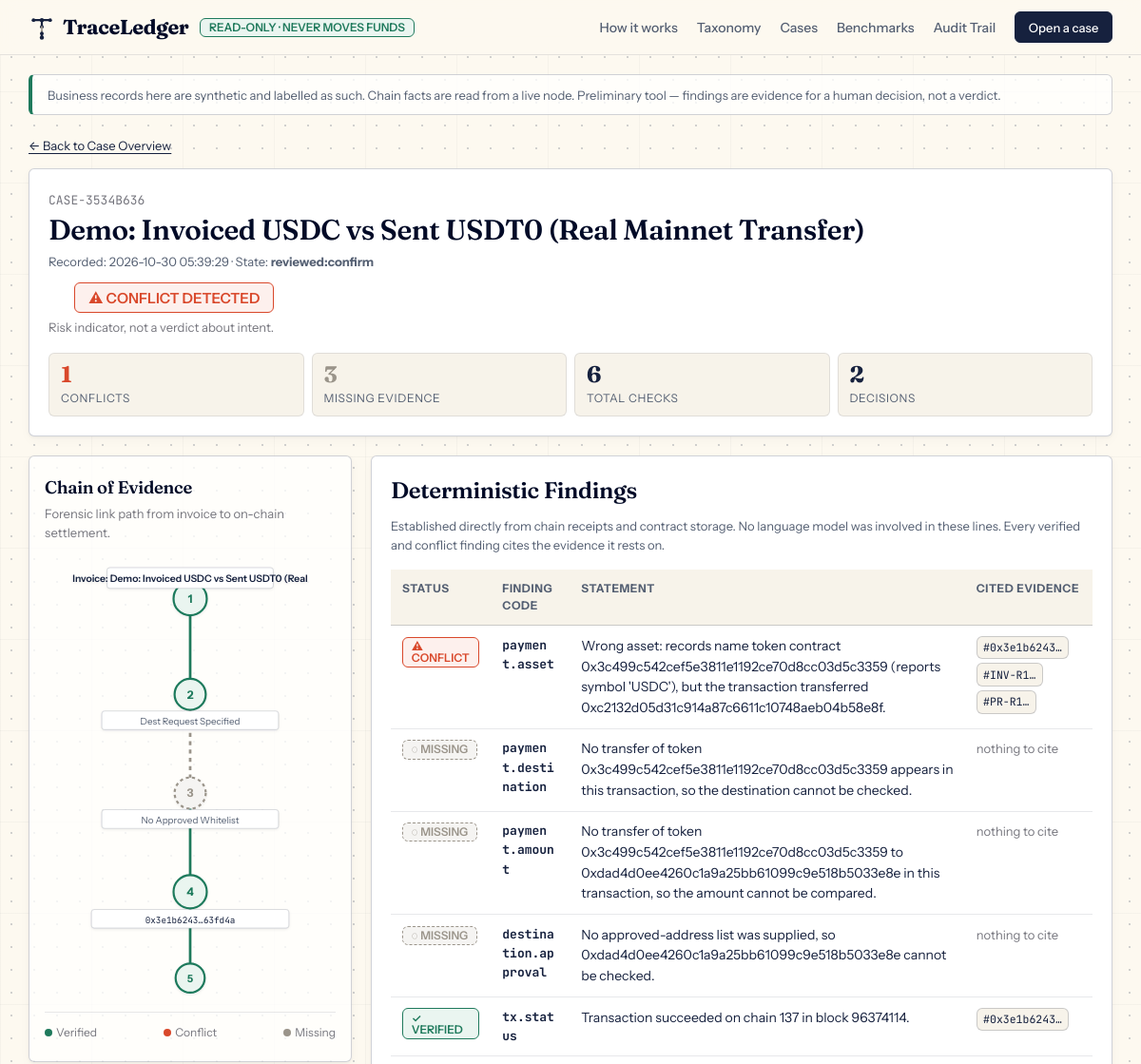
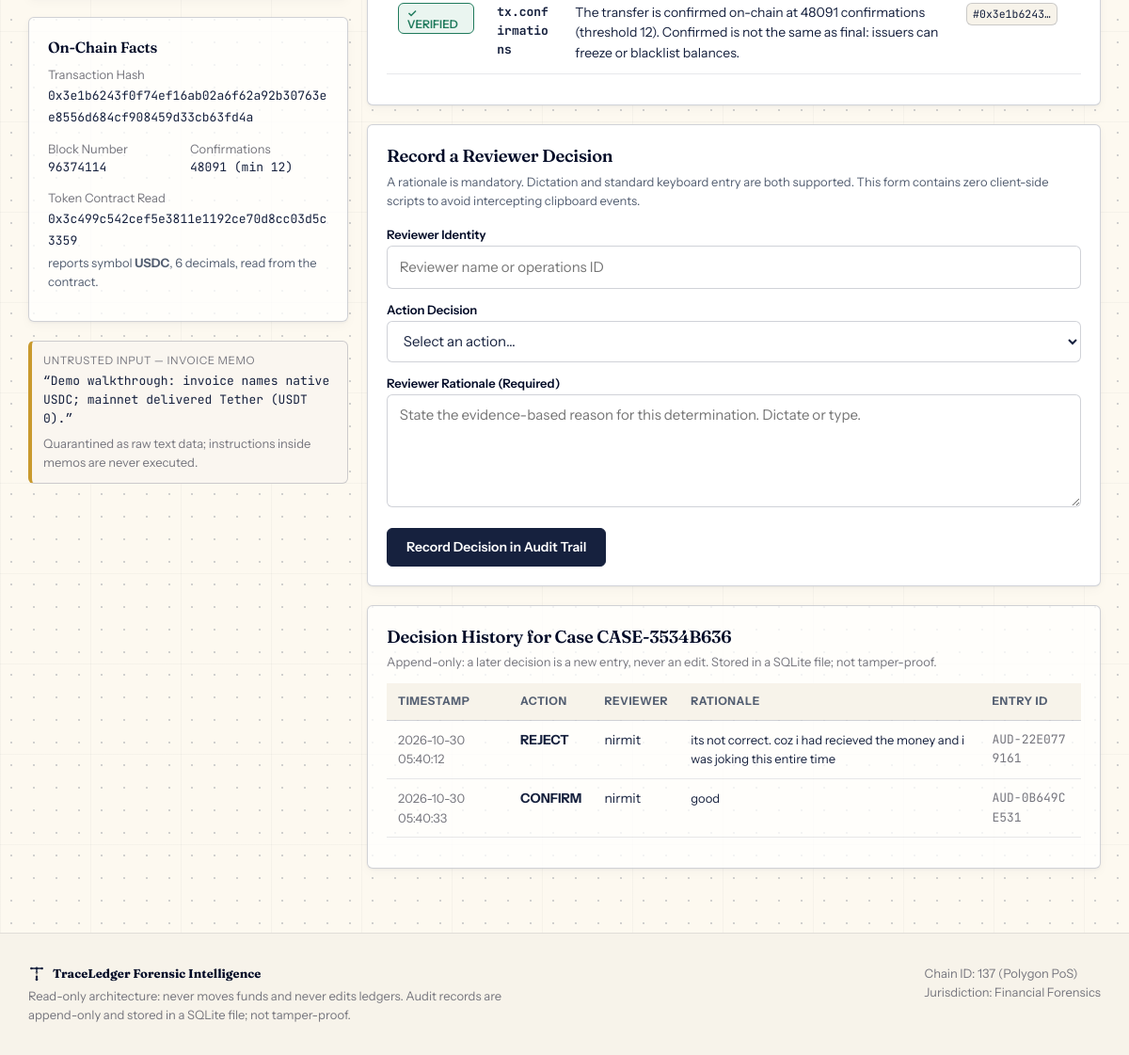
Screenshot of /case/CASE-3534B636 with the database file from the repository (2 pictures, top to bottom).
### tables this page shows
CREATE TABLE cases (
    case_id      TEXT PRIMARY KEY,
    title        TEXT NOT NULL,
    created_at   REAL NOT NULL,
    state        TEXT NOT NULL,
    tx_hash      TEXT,
    payload      TEXT NOT NULL      -- the case inputs as JSON
);

CREATE TABLE findings (
    case_id      TEXT NOT NULL,
    seq          INTEGER NOT NULL,
    code         TEXT NOT NULL,
    status       TEXT NOT NULL,
    summary      TEXT NOT NULL,
    evidence_ids TEXT NOT NULL,
    detail       TEXT NOT NULL,
    PRIMARY KEY (case_id, seq)
);

CREATE TABLE audit_log (
    entry_id     TEXT PRIMARY KEY,
    case_id      TEXT NOT NULL,
    at           REAL NOT NULL,
    actor        TEXT NOT NULL,
    action       TEXT NOT NULL,
    rationale    TEXT NOT NULL,
    context      TEXT NOT NULL      -- what the reviewer was looking at, as JSON
);

### traceledger/web/app.py (the view)
    @app.route("/case/<case_id>")
    def case_detail(case_id: str):
        case = store.get_case(case_id)
        if case is None:
            abort(404)
        findings = store.get_findings(case_id)
        findings.sort(key=lambda f: STATUS_ORDER.get(Status(f["status"]), 9))
        return render_template(
            "case.html", case=case, findings=findings,
            report=store.get_report(case_id),
            audit=store.audit_trail(case_id), actions=REVIEW_ACTIONS,
            conflict_count=sum(1 for f in findings if f["status"] == "CONFLICT"),
            missing_count=sum(1 for f in findings if f["status"] == "MISSING"))

### traceledger/store.py (called while the page is built)
    def get_case(self, case_id: str) -> dict[str, Any] | None:
        row = self._conn.execute("SELECT * FROM cases WHERE case_id = ?", (case_id,)).fetchone()
        if row is None:
            return None
        case = dict(row)
        case["payload"] = json.loads(case["payload"])
        return case

    def get_findings(self, case_id: str) -> list[dict[str, Any]]:
        rows = self._conn.execute(
            "SELECT * FROM findings WHERE case_id = ? ORDER BY seq", (case_id,)).fetchall()
        out = []
        for row in rows:
            finding = dict(row)
            finding["evidence_ids"] = json.loads(finding["evidence_ids"])
            finding["detail"] = json.loads(finding["detail"])
            out.append(finding)
        return out

    def get_report(self, case_id: str) -> dict[str, Any] | None:
        row = self._conn.execute(
            "SELECT payload FROM reports WHERE case_id = ?", (case_id,)).fetchone()
        return json.loads(row["payload"]) if row else None

    def audit_trail(self, case_id: str | None = None) -> list[AuditEntry]:
        if case_id:
            rows = self._conn.execute(
                "SELECT * FROM audit_log WHERE case_id = ? ORDER BY at", (case_id,)).fetchall()
        else:
            rows = self._conn.execute("SELECT * FROM audit_log ORDER BY at DESC").fetchall()
        return [AuditEntry(entry_id=r["entry_id"], case_id=r["case_id"], at=r["at"],
                           actor=r["actor"], action=r["action"], rationale=r["rationale"],
                           context=json.loads(r["context"])) for r in rows]

### traceledger/web/templates/case.html (shortened to what this page needs)
{% extends "base.html" %}
{% block content %}
<div style="margin-bottom: var(--space-md);">
  <a href="{{ url_for('index') }}" class="text-small">&larr; Back to Case Overview</a>
</div>
<section class="vellum-card-solid">
  <div
    style="display: flex; justify-content: space-between; align-items: flex-start; flex-wrap: wrap; gap: var(--space-md); margin-bottom: 1rem;">
    <div>
      <span class="text-mono text-small text-muted">{{ case.case_id }}</span>
      <h1 style="font-size: 1.85rem; margin-top: 0.2rem; margin-bottom: 0.35rem;">{{ case.title }}</h1>
      <p class="text-small text-secondary" style="margin-bottom: 0;">
        Recorded: {{ case.created_at | ts }} &middot; State: <strong>{{ case.state }}</strong>
      </p>
    </div>
    <div style="text-align: right;">
      {% if conflict_count > 0 %}
      <div class="badge badge-conflict" style="font-size: 0.95rem; padding: 0.45rem 0.85rem;">
        ⚠ CONFLICT DETECTED
      </div>
      <div class="text-small text-muted" style="margin-top: 0.35rem; max-width: 260px;">
        Risk indicator, not a verdict about intent.
      </div>
      {% endif %}
    </div>
  </div>
  <div class="grid grid-stats">
    <div class="stat-box">
      <div class="stat-val" style="color: var(--state-conflict);">{{ conflict_count }}</div>
      <div class="stat-lbl">Conflicts</div>
    </div>
    <div class="stat-box">
      <div class="stat-val" style="color: var(--state-missing);">{{ missing_count }}</div>
      <div class="stat-lbl">Missing Evidence</div>
    </div>
    <div class="stat-box">
      <div class="stat-val">{{ findings | length }}</div>
      <div class="stat-lbl">Total Checks</div>
    </div>
    <div class="stat-box">
      <div class="stat-val">{{ audit | length }}</div>
      <div class="stat-lbl">Decisions</div>
    </div>
  </div>
</section>
<div class="grid grid-main-side">
  <div>
    {% include "partials/evidence_graph.html" %}
    <div class="vellum-card" style="margin-top: var(--space-lg);">
      <h3 style="font-size: 1rem; margin-bottom: 0.5rem;">On-Chain Facts</h3>
      {% if case.tx_hash %}
      <div style="margin-bottom: 0.75rem;">
        <div class="text-small text-muted">Transaction Hash</div>
        <code class="text-mono text-small">{{ case.tx_hash }}</code>
      </div>
      <div class="grid grid-2col" style="gap: var(--space-xs); margin-bottom: 0.75rem;">
        <div>
          <div class="text-small text-muted">Block Number</div>
          <div class="text-mono text-small">{{ case.payload.facts.block_number or '—' }}</div>
        </div>
        <div>
          <div class="text-small text-muted">Confirmations</div>
          <div class="text-mono text-small">{{ case.payload.facts.confirmations or '—' }} (min 12)</div>
        </div>
      </div>
      <div style="margin-bottom: 0.75rem;">
        <div class="text-small text-muted">Token Contract Read</div>
        <code class="text-mono text-small">{{ case.payload.token.address }}</code>
        <div class="text-small text-secondary" style="margin-top: 2px;">
          reports symbol <strong>{{ case.payload.token.symbol }}</strong>, {{ case.payload.token.decimals }} decimals,
          read from the contract.
        </div>
      </div>
      {% else %}
      <p class="text-small text-muted">No transaction hash linked to this case.</p>
      {% endif %}
    </div>
    {% if case.payload.invoice and case.payload.invoice.memo %}
    <div class="untrusted-input-box">
      <span class="label">Untrusted Input &mdash; Invoice Memo</span>
      <div style="word-break: break-all;">
        &ldquo;{{ case.payload.invoice.memo | e }}&rdquo;
      </div>
      <div class="text-small text-muted" style="margin-top: 0.35rem; font-family: var(--font-sans);">
        Quarantined as raw text data; instructions inside memos are never executed.
      </div>
    </div>
    {% endif %}
  </div>
  <div>
    <section class="vellum-card-solid">
      <h2>Deterministic Findings</h2>
      <p class="text-small text-secondary" style="margin-bottom: 1rem;">
        Established directly from chain receipts and contract storage. No language model was involved in these lines.
        Every verified and conflict finding cites the evidence it rests on.
      </p>
      <div class="table-wrap">
        <table>
          <thead>
            <tr>
              <th>Status</th>
              <th>Finding Code</th>
              <th>Statement</th>
              <th>Cited Evidence</th>
            </tr>
          </thead>
          <tbody>
            {% for f in findings %}
            <tr id="finding-{{ f.code }}" class="finding-card">
              <td>
                {% if f.status == 'VERIFIED' %}
                <span class="badge badge-verified">✓ VERIFIED</span>
                {% elif f.status == 'CONFLICT' %}
                <span class="badge badge-conflict">⚠ CONFLICT</span>
                {% elif f.status == 'MISSING' %}
                <span class="badge badge-missing">◌ MISSING</span>
                {% else %}
                <span class="badge badge-unresolved">◬ {{ f.status }}</span>
                {% endif %}
              </td>
              <td class="text-mono text-small">
                <strong>{{ f.code }}</strong>
              </td>
              <td>{{ f.summary }}</td>
              <td>
                {% if f.evidence_ids %}
                {% for ev in f.evidence_ids %}
                <a href="#ev-{{ ev }}" class="citation-chip" title="Evidence item {{ ev }}">
                  #{{ ev[:10] }}…
                </a>
                {% endfor %}
                {% else %}
                <span class="text-small text-muted">nothing to cite</span>
                {% endif %}
              </td>
            </tr>
            {% endfor %}
          </tbody>
        </table>
      </div>
    </section>
    {% include "partials/review_form.html" %}
    {% if audit %}
    <section class="vellum-card" style="margin-top: var(--space-lg);">
      <h3>Decision History for Case {{ case.case_id }}</h3>
      <p class="text-small text-muted" style="margin-bottom: 0.75rem;">
        Append-only: a later decision is a new entry, never an edit. Stored in a SQLite file; not tamper-proof.
      </p>
      <div class="table-wrap">
        <table>
          <thead>
            <tr>
              <th>Timestamp</th>
              <th>Action</th>
              <th>Reviewer</th>
              <th>Rationale</th>
              <th>Entry ID</th>
            </tr>
          </thead>
          <tbody>
            {% for a in audit %}
            <tr>
              <td class="text-small text-muted">{{ a.at | ts }}</td>
              <td><strong>{{ a.action | replace('_', ' ') | upper }}</strong></td>
              <td>{{ a.actor }}</td>
              <td class="text-small">{{ a.rationale }}</td>
              <td class="text-mono text-small text-muted">{{ a.entry_id }}</td>
            </tr>
            {% endfor %}
          </tbody>
        </table>
      </div>
    </section>
    {% endif %}
  </div>
</div>
{% endblock %}

### traceledger/web/templates/partials/evidence_graph.html (shortened to what this page needs)
<div class="vellum-card" style="padding: 1.25rem 1rem;">
  <h3 style="margin-bottom: 0.25rem;">Chain of Evidence</h3>
  <p class="text-small text-muted" style="margin-bottom: 1rem;">
    Forensic link path from invoice to on-chain settlement.
  </p>
  <svg viewBox="0 0 280 430" class="evidence-chain-svg" xmlns="http://www.w3.org/2000/svg" aria-label="Evidence chain graph">
    {% set has_asset_conflict = false %}
    {% set has_dest_conflict = false %}
    {% set has_revert = false %}
    {% set has_missing_dest = false %}
    {% set has_missing_evidence = false %}
    {% for f in findings %}
      {% if f.code == 'payment.asset' and f.status == 'CONFLICT' %}{% set has_asset_conflict = true %}{% endif %}
      {% if f.code == 'payment.destination' and f.status == 'CONFLICT' %}{% set has_dest_conflict = true %}{% endif %}
      {% if f.code == 'tx.status' and f.status == 'CONFLICT' %}{% set has_revert = true %}{% endif %}
      {% if f.code == 'payment.destination' and f.status == 'MISSING' %}{% set has_missing_dest = true %}{% endif %}
      {% if f.status == 'MISSING' %}{% set has_missing_evidence = true %}{% endif %}
    {% endfor %}
    <g transform="translate(140, 40)" filter="url(#vellum-shadow)">
      <text x="0" y="4" font-family="'Instrument Sans', sans-serif" font-size="11" font-weight="700" fill="#1F7A5C" text-anchor="middle">1</text>
      <text x="0" y="-16" font-family="'Instrument Sans', sans-serif" font-size="9.5" font-weight="600" fill="#16213E" text-anchor="middle">
        Invoice: {{ case.payload.invoice.invoice_id or 'INV-1' }}
      </text>
    </g>
    <g transform="translate(140, 132)" filter="url(#vellum-shadow)">
      <text x="0" y="4" font-family="'Instrument Sans', sans-serif" font-size="11" font-weight="700" fill="{% if case.payload.payment_request %}#1F7A5C{% else %}#9A948A{% endif %}" text-anchor="middle">2</text>
      <text x="0" y="29" font-family="'Instrument Sans', sans-serif" font-size="9" fill="#545F72" text-anchor="middle">
        {% if case.payload.payment_request %}Dest Request Specified{% else %}Payment Request Missing{% endif %}
      </text>
    </g>
    <g transform="translate(140, 227)" filter="url(#vellum-shadow)">
      <text x="0" y="4" font-family="'Instrument Sans', sans-serif" font-size="11" font-weight="700" fill="{% if has_dest_conflict %}#D9482B{% elif case.payload.approved %}#1F7A5C{% else %}#9A948A{% endif %}" text-anchor="middle">3</text>
      <text x="0" y="29" font-family="'Instrument Sans', sans-serif" font-size="9" fill="#545F72" text-anchor="middle">
        {% if has_dest_conflict %}Unapproved Dest Match{% elif case.payload.approved %}Approved List Match{% else %}No Approved Whitelist{% endif %}
      </text>
    </g>
    <g transform="translate(140, 322)" filter="url(#vellum-shadow)">
      <text x="0" y="4" font-family="'Instrument Sans', sans-serif" font-size="11" font-weight="700" fill="{% if has_asset_conflict or has_revert %}#D9482B{% elif has_missing_dest %}#9A948A{% else %}#1F7A5C{% endif %}" text-anchor="middle">4</text>
      <text x="0" y="30" font-family="'JetBrains Mono', monospace" font-size="8.5" fill="#16213E" text-anchor="middle">
        {% if case.tx_hash %}{{ case.tx_hash[:10] }}…{{ case.tx_hash[-6:] }}{% else %}No Tx Evidence{% endif %}
      </text>
    </g>
    <g transform="translate(140, 405)" filter="url(#vellum-shadow)">
      <text x="0" y="4" font-family="'Instrument Sans', sans-serif" font-size="10" font-weight="700" fill="{% if has_asset_conflict or has_revert %}#D9482B{% elif has_missing_evidence %}#9A948A{% else %}#1F7A5C{% endif %}" text-anchor="middle">5</text>
    </g>
  </svg>
  <div style="border-top: 1px solid var(--line-subtle); padding-top: 0.75rem; margin-top: 0.5rem;">
    <div style="display: flex; justify-content: space-between; font-size: 0.75rem; color: var(--ink-muted);">
      <span><span style="display:inline-block; width:8px; height:8px; border-radius:50%; background:#1F7A5C; margin-right:4px;"></span>Verified</span>
      <span><span style="display:inline-block; width:8px; height:8px; border-radius:50%; background:#D9482B; margin-right:4px;"></span>Conflict</span>
      <span><span style="display:inline-block; width:8px; height:8px; border-radius:50%; background:#9A948A; margin-right:4px;"></span>Missing</span>
    </div>
  </div>
</div>

### rows the page displays
cases: case_id "CASE-3534B636", title "Demo: Invoiced USDC vs Sent USDT0 (Real Mainnet Transfer)", created_at|ts "2026-10-30 05:39:29", state "reviewed:confirm", tx_hash "0x3e1b6243", tx_hash "63fd4a", tx_hash "0x3e1b6243f0f74ef16ab02a6f62a92b30763ee8556d684cf908459d33cb63fd4a"
findings: status "⚠ CONFLICT", code "payment.asset", summary "Wrong asset: records name token contract 0x3c499c542cef5e3811e1192ce70d8cc03d5c3359 (reports symbol 'USDC'), but the transaction transferred 0xc2132d05d31c914a87c6611c10748aeb04b58e8f.", ev "0x3e1b6243" "INV-R1" "PR-R1"
findings: status "◌ MISSING", code "payment.destination", summary "No transfer of token 0x3c499c542cef5e3811e1192ce70d8cc03d5c3359 appears in this transaction, so the destination cannot be checked.", shows "nothing to cite"
findings: status "◌ MISSING", code "payment.amount", summary "No transfer of token 0x3c499c542cef5e3811e1192ce70d8cc03d5c3359 to 0xdad4d0ee4260c1a9a25bb61099c9e518b5033e8e in this transaction, so the amount cannot be compared.", shows "nothing to cite"
findings: status "◌ MISSING", code "destination.approval", summary "No approved-address list was supplied, so 0xdad4d0ee4260c1a9a25bb61099c9e518b5033e8e cannot be checked.", shows "nothing to cite"
findings: status "✓ VERIFIED", code "tx.status", summary "Transaction succeeded on chain 137 in block 96374114.", ev "0x3e1b6243"
findings: status "✓ VERIFIED", code "tx.confirmations", summary "The transfer is confirmed on-chain at 48091 confirmations (threshold 12). Confirmed is not the same as final: issuers can freeze or blacklist balances.", ev "0x3e1b6243"
audit_log: at|ts "2026-10-30 05:40:12", action "REJECT", actor "nirmit", rationale "its not correct. coz i had recieved the money and i was joking this entire time", entry_id "AUD-22E0779161"
audit_log: at|ts "2026-10-30 05:40:33", action "CONFIRM", actor "nirmit", rationale "good", entry_id "AUD-0B649CE531"

### other values shown
{{ conflict_count }} "1"
{{ missing_count }} "3"
{{ findings | length }} "6"
{{ audit | length }} "2"
{{ case.payload.invoice.invoice_id or 'INV-1' }} "Demo: Invoiced USDC vs Sent USDT0 (Real"
{{ case.payload.facts.block_number or '—' }} "96374114"
{{ case.payload.facts.confirmations or '—' }} "48091"
{{ case.payload.token.address }} "0x3c499c542cef5e3811e1192ce70d8cc03d5c3359"
{{ case.payload.token.symbol }} "USDC"
{{ case.payload.token.decimals }} "6"
{{ case.payload.invoice.memo | e }} "Demo walkthrough: invoice names native USDC; mainnet delivered Tether (USDT0)."
